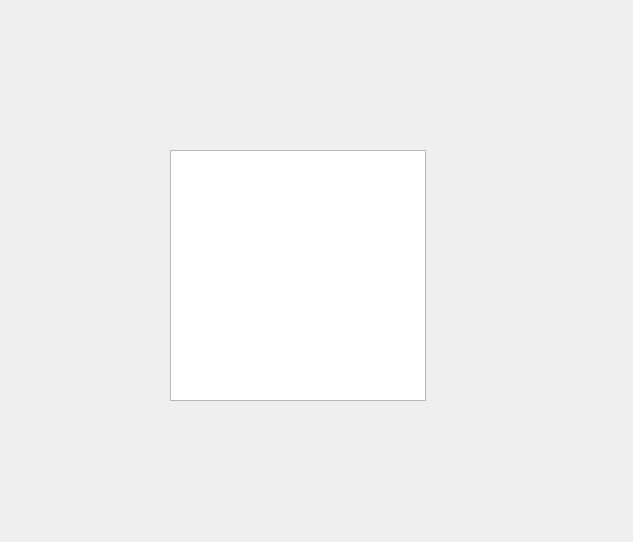
<?xml version="1.0" encoding="UTF-8"?>
<ui version="4.0">
 <class>Popular_product</class>
 <widget class="QDialog" name="Popular_product">
  <property name="geometry">
   <rect>
    <x>0</x>
    <y>0</y>
    <width>633</width>
    <height>542</height>
   </rect>
  </property>
  <property name="windowTitle">
   <string>Dialog</string>
  </property>
  <widget class="QTableWidget" name="tableWidget">
   <property name="geometry">
    <rect>
     <x>170</x>
     <y>150</y>
     <width>256</width>
     <height>251</height>
    </rect>
   </property>
  </widget>
 </widget>
 <resources/>
 <connections/>
</ui>
